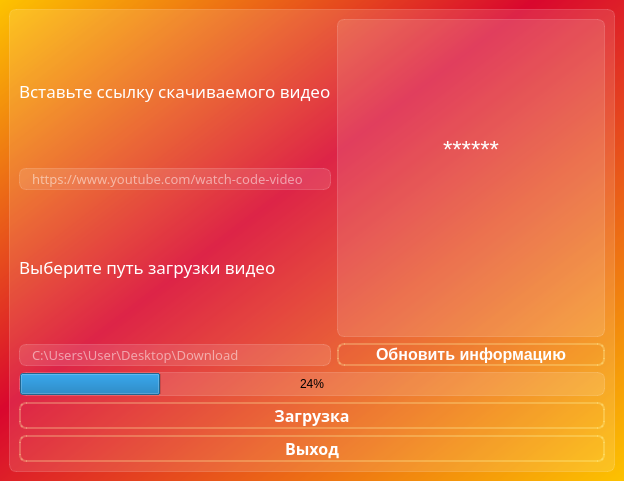
<?xml version="1.0" encoding="UTF-8"?>
<ui version="4.0">
 <class>MainWindow</class>
 <widget class="QMainWindow" name="MainWindow">
  <property name="geometry">
   <rect>
    <x>0</x>
    <y>0</y>
    <width>624</width>
    <height>481</height>
   </rect>
  </property>
  <property name="windowTitle">
   <string>Downloader YouTubr videos</string>
  </property>
  <widget class="QWidget" name="centralwidget">
   <property name="styleSheet">
    <string notr="true">background: qlineargradient(spread:pad, x1:0, y1:0, x2:1, y2:1, stop:0 rgba(253, 195, 0, 255), stop:0.427447 rgba(217, 7, 46, 255), stop:0.427447 rgba(217, 7, 46, 255) , stop:1 rgba(253, 195, 0, 255));
font-color: rgb(255, 255, 255);
</string>
   </property>
   <layout class="QVBoxLayout" name="verticalLayout_2">
    <item>
     <widget class="QFrame" name="main_frame_2">
      <property name="styleSheet">
       <string notr="true">background-color: rgba(255, 255, 255, 30);
border: 1px solid rgba(255, 255, 255, 40);
border-radius: 7px;

</string>
      </property>
      <layout class="QVBoxLayout" name="verticalLayout_5">
       <item>
        <layout class="QVBoxLayout" name="verticalLayout_4">
         <item>
          <layout class="QHBoxLayout" name="horizontalLayout">
           <item>
            <layout class="QVBoxLayout" name="verticalLayout">
             <item>
              <widget class="QLabel" name="description_to_load">
               <property name="font">
                <font>
                 <family>Sans Serif Collection</family>
                 <pointsize>13</pointsize>
                </font>
               </property>
               <property name="styleSheet">
                <string notr="true">color: white;
font-size: 13pt;
background-color: none;
border: none;</string>
               </property>
               <property name="text">
                <string>Вставьте ссылку скачиваемого видео</string>
               </property>
               <property name="margin">
                <number>5</number>
               </property>
              </widget>
             </item>
             <item>
              <widget class="QLineEdit" name="input_link">
               <property name="font">
                <font>
                 <family>Sans Serif Collection</family>
                 <pointsize>10</pointsize>
                </font>
               </property>
               <property name="styleSheet">
                <string notr="true">color: white;
font-size: 10pt;
padding-left: 10px;</string>
               </property>
               <property name="text">
                <string/>
               </property>
               <property name="placeholderText">
                <string>https://www.youtube.com/watch-code-video</string>
               </property>
              </widget>
             </item>
             <item>
              <widget class="QLabel" name="description_to_path">
               <property name="font">
                <font>
                 <family>Sans Serif Collection</family>
                 <pointsize>13</pointsize>
                </font>
               </property>
               <property name="styleSheet">
                <string notr="true">color: white;
font-size: 13pt;
background-color: none;
border: none;</string>
               </property>
               <property name="text">
                <string>Выберите путь загрузки видео </string>
               </property>
               <property name="margin">
                <number>5</number>
               </property>
              </widget>
             </item>
             <item>
              <widget class="QLineEdit" name="input_path">
               <property name="font">
                <font>
                 <family>Sans Serif Collection</family>
                 <pointsize>10</pointsize>
                </font>
               </property>
               <property name="cursor">
                <cursorShape>IBeamCursor</cursorShape>
               </property>
               <property name="mouseTracking">
                <bool>true</bool>
               </property>
               <property name="styleSheet">
                <string notr="true">color: white;
font-size: 10pt;
padding-left: 10px;</string>
               </property>
               <property name="text">
                <string/>
               </property>
               <property name="placeholderText">
                <string>C:\Users\User\Desktop\Download</string>
               </property>
              </widget>
             </item>
            </layout>
           </item>
           <item>
            <layout class="QVBoxLayout" name="verticalLayout_3">
             <item>
              <widget class="QTextBrowser" name="Description_text">
               <property name="styleSheet">
                <string notr="true">color: white;
font-size: 18pt;</string>
               </property>
               <property name="markdown">
                <string>******

</string>
               </property>
               <property name="html">
                <string>&lt;!DOCTYPE HTML PUBLIC &quot;-//W3C//DTD HTML 4.0//EN&quot; &quot;http://www.w3.org/TR/REC-html40/strict.dtd&quot;&gt;
&lt;html&gt;&lt;head&gt;&lt;meta name=&quot;qrichtext&quot; content=&quot;1&quot; /&gt;&lt;meta charset=&quot;utf-8&quot; /&gt;&lt;style type=&quot;text/css&quot;&gt;
p, li { white-space: pre-wrap; }
hr { height: 1px; border-width: 0; }
li.unchecked::marker { content: &quot;\2610&quot;; }
li.checked::marker { content: &quot;\2612&quot;; }
&lt;/style&gt;&lt;/head&gt;&lt;body style=&quot; font-family:'Segoe UI'; font-size:18pt; font-weight:400; font-style:normal;&quot;&gt;
&lt;p align=&quot;center&quot; style=&quot;-qt-paragraph-type:empty; margin-top:0px; margin-bottom:0px; margin-left:0px; margin-right:0px; -qt-block-indent:0; text-indent:0px;&quot;&gt;&lt;br /&gt;&lt;/p&gt;
&lt;p align=&quot;center&quot; style=&quot;-qt-paragraph-type:empty; margin-top:0px; margin-bottom:0px; margin-left:0px; margin-right:0px; -qt-block-indent:0; text-indent:0px;&quot;&gt;&lt;br /&gt;&lt;/p&gt;
&lt;p align=&quot;center&quot; style=&quot;-qt-paragraph-type:empty; margin-top:0px; margin-bottom:0px; margin-left:0px; margin-right:0px; -qt-block-indent:0; text-indent:0px;&quot;&gt;&lt;br /&gt;&lt;/p&gt;
&lt;p align=&quot;center&quot; style=&quot;-qt-paragraph-type:empty; margin-top:0px; margin-bottom:0px; margin-left:0px; margin-right:0px; -qt-block-indent:0; text-indent:0px;&quot;&gt;&lt;br /&gt;&lt;/p&gt;
&lt;p align=&quot;center&quot; style=&quot; margin-top:0px; margin-bottom:0px; margin-left:0px; margin-right:0px; -qt-block-indent:0; text-indent:0px;&quot;&gt;******&lt;/p&gt;&lt;/body&gt;&lt;/html&gt;</string>
               </property>
              </widget>
             </item>
             <item>
              <widget class="QPushButton" name="Info_button">
               <property name="font">
                <font>
                 <pointsize>-1</pointsize>
                 <bold>true</bold>
                </font>
               </property>
               <property name="styleSheet">
                <string notr="true">QPushButton {
    background-color: transparent; /* Прозрачный фон */
    border: 2px solid rgba(255, 255, 175, 65);  
    color: white; /* Цвет текста зеленый */
    font-size: 16px; /* Размер шрифта */
    transition: background-color 0.3s ease; /* Плавное изменение цвета фона */
}

QPushButton:hover {
    background-color: rgba(255, 255, 175, 65); /* Прозрачный зеленый фон при наведении */
    color: white; /* Цвет текста зеленый */
}</string>
               </property>
               <property name="text">
                <string>Обновить информацию</string>
               </property>
              </widget>
             </item>
            </layout>
           </item>
          </layout>
         </item>
         <item>
          <widget class="QProgressBar" name="Download_bar">
           <property name="styleSheet">
            <string notr="true"/>
           </property>
           <property name="value">
            <number>24</number>
           </property>
           <property name="alignment">
            <set>Qt::AlignCenter</set>
           </property>
           <property name="textDirection">
            <enum>QProgressBar::TopToBottom</enum>
           </property>
          </widget>
         </item>
         <item>
          <widget class="QPushButton" name="Download_button">
           <property name="font">
            <font>
             <family>Sans Serif Collection</family>
             <pointsize>-1</pointsize>
             <bold>true</bold>
            </font>
           </property>
           <property name="styleSheet">
            <string notr="true">QPushButton {
    background-color: transparent; /* Прозрачный фон */
    border: 2px solid rgba(255, 255, 175, 65);  
    color: white; /* Цвет текста зеленый */
    font-size: 16px; /* Размер шрифта */
    transition: background-color 0.3s ease; /* Плавное изменение цвета фона */
}

QPushButton:hover {
    background-color: rgba(255, 255, 175, 65); /* Прозрачный зеленый фон при наведении */
    color: white; /* Цвет текста зеленый */
}
</string>
           </property>
           <property name="text">
            <string>Загрузка</string>
           </property>
          </widget>
         </item>
         <item>
          <widget class="QPushButton" name="exit_button">
           <property name="font">
            <font>
             <family>Sans Serif Collection</family>
             <pointsize>-1</pointsize>
             <bold>true</bold>
            </font>
           </property>
           <property name="styleSheet">
            <string notr="true">QPushButton {
    background-color: transparent; /* Прозрачный фон */
    border: 2px solid rgba(255, 255, 175, 65);  
    color: white; /* Цвет текста зеленый */
    font-size: 16px; /* Размер шрифта */
    transition: background-color 0.3s ease; /* Плавное изменение цвета фона */
}

QPushButton:hover {
    background-color: rgba(255, 255, 175, 65); /* Прозрачный зеленый фон при наведении */
    color: white; /* Цвет текста зеленый */
}</string>
           </property>
           <property name="text">
            <string>Выход</string>
           </property>
          </widget>
         </item>
        </layout>
       </item>
      </layout>
     </widget>
    </item>
   </layout>
  </widget>
 </widget>
 <resources/>
 <connections/>
</ui>
